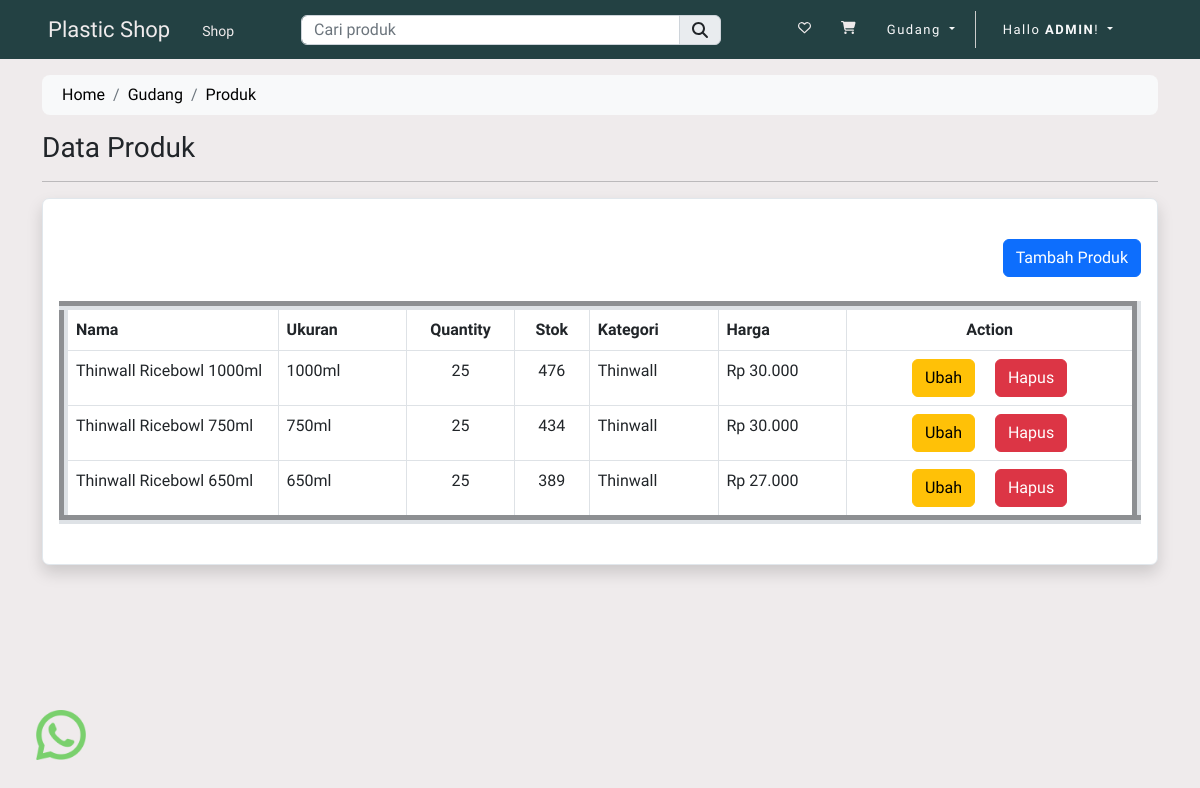
The page /gudang/produk/ (signed in) on the database its author committed.
### store/models.py (models this page shows, shortened)
class Produk(Model):
    kategori = ForeignKey(Kategori, on_delete=CASCADE)
    slug = CharField(max_length=150, null=False, blank=False)
    name = CharField(max_length=150, null=False, blank=False)
    product_image = ImageField(
        upload_to=get_file_path, null=False, blank=False)
    small_description = CharField(max_length=250, null=False, blank=False)
    size = CharField(max_length=25, null=True, blank=True)
    kuantitas = IntegerField(null=True, blank=True)
    stok = IntegerField(null=False, blank=False)
    description = TextField(max_length=500, null=False, blank=False)
    selling_price = FloatField(null=False, blank=False)
    status = BooleanField(
        default=False, help_text="0=default, 1=Hidden")
    trending = BooleanField(
        default=False, help_text="0=default, 1=Trending")
    create_at = DateTimeField(auto_now_add=True)

class Kategori(Model):
    bahan = ForeignKey(Bahan, on_delete=CASCADE)
    slug = CharField(max_length=150, null=False, blank=False)
    name = CharField(max_length=150, null=False, blank=False)
    category_image = ImageField(
        upload_to=get_file_path, null=False, blank=False)
    description = TextField(max_length=500, null=True, blank=True)
    status = BooleanField(
        default=False, help_text="0=default, 1=Hidden")
    trending = BooleanField(
        default=False, help_text="0=default, 1=Trending")
    create_at = DateTimeField(auto_now_add=True)
    def __str__(self):
        return self.name

### store/controller/gudang.py (the view)
# urls.py: path('gudang/produk/', gudang_produk, name="gudang_produk"),
@login_required(login_url='loginpage')
def gudang_produk(request):
    user_agent = request.META.get('HTTP_USER_AGENT', '')
    device_type = parse(user_agent)
    if device_type.is_mobile:
        if device_type.device.family == 'iPhone' or device_type.os.family == 'Android':
            template_name = 'store/mobile/gudang/produk.html'
        else:
            template_name = 'store/mobile/gudang/produk.html'
    elif device_type.is_tablet:
        if device_type.device.family == 'iPad' or device_type.os.family == 'Android':
            template_name = 'store/tablet/gudang/produk.html'
        else:
            template_name = 'store/tablet/gudang/produk.html'
    elif device_type.is_pc:
        if device_type.os.family == 'Mac OS X' or device_type.os.family == 'Windows':
            template_name = 'store/desktop/gudang/produk.html'
        else:
            template_name = 'store/desktop/gudang/produk.html'
    else:
        template_name = 'store/desktop/gudang/produk.html'
    if request.user.is_superuser:
        produk = Produk.objects.all()
        konteks = {
            'produks': produk
        }
        return render(request, template_name, konteks)
    elif request.user.is_staff:
        produk = Produk.objects.all()
        konteks = {
            'produks': produk
        }
        return render(request, template_name, konteks)
    else:
        return render(request, 'store/desktop/forbidden.html')

### store/templates/store/desktop/gudang/produk.html (shortened to what this page needs)
{% extends 'store/desktop/layouts/main.html' %}
{% load static %}
{% load humanize %}
{% block content %}
<div class="container py-3">
    <div class="row">
        <div class="col">
            <nav aria-label="breadcrumb" class="bg-light rounded-3 p-2 mb-3">
                <div class="container">
                    <ol class="breadcrumb mb-0">
                        <li class="breadcrumb-item"><a href="/">Home</a></li>
                        <li class="breadcrumb-item"><a href="{% url 'gudang' %}">Gudang</a></li>
                        <li class="breadcrumb-item active" aria-current="page"><a
                                href="{% url 'gudang_produk' %}">Produk</a>
                    </ol>
                </div>
            </nav>
        </div>
    </div>
    <h3 class="text-left">Data Produk</h3>
    <hr>
    <div class="card shadow">
        <div class="card-body wishdata">
            {% if user.is_superuser %}
            <a href="{% url 'tambah_produk' %}" class=" btn btn-primary my-4 float-end">Tambah Produk</a>
            {% endif %}
            <table class="table table-bordered mt-4 mb-4" border="9">
                <thead class="thead-light">
                    <tr>
                        <th scope="col" style="width: 20%;">Nama</th>
                        <th scope="col" style="width: 12%;">Ukuran</th>
                        <th class="text-center" scope="col" style="width: 10%;">Quantity</th>
                        <th class="text-center" scope="col" style="width: 7%;">Stok</th>
                        <th scope="col" style="width: 12%;">Kategori</th>
                        <th scope="col" style="width: 12%;">Harga</th>
                        <th class="text-center" scope="col" style="width: 27%;">Action</th>
                    </tr>
                </thead>
                <tbody>
                    {% for produk in produks %}
                    <tr>
                        <td>{{ produk.name }}</td>
                        <td>{{ produk.size }}</td>
                        <td class="text-center">{{ produk.kuantitas }}</td>
                        <td class="text-center">{{ produk.stok }}</td>
                        <td>{{ produk.kategori }}</td>
                        <td>Rp {{ produk.selling_price | stringformat:'d' | intcomma }}</td>
                        <td align="center">
                            <a class="btn btn-warning me-3" href="{% url 'ubah_produk' produk.id %}">Ubah</a>
                            {% if user.is_superuser %}
                            <button class="btn btn-danger" data-bs-toggle="modal"
                                data-bs-target="#hapus-{{ produk.id }}">Hapus</button>
                            {% endif %}
                        </td>
                    </tr>
                    {% endfor %}
                </tbody>
            </table>
        </div>
    </div>
</div>
{% endblock content %}

### store/templates/store/desktop/inc/navbar.html (shortened to what this page needs)
<nav class="navbar navbar-expand-sm navbar-dark bg-navbar-cust">
  <div class="collapse navbar-collapse " id="navbarSupportedContent">
    <a class="ms-5 navbar-brand {% if request.resolver_match.url_name == 'home' %}active{% endif %}"
      style="color: #EFEBEC; font-size: 22px;" href="{% url 'home' %}">Plastic Shop</a>
    <ul class="navbar-nav me-auto ms-2 me-auto mt-1">
      <li class="nav-item">
        <a class="nav-link" href="{% url 'collections' %}" style="color: #EFEBEC; font-size: 14px;">Shop</a>
      </li>
    </ul>
  </div>
  <div class="search-bar mt-1">
    <form action="{% url 'searchproduct' %}" method="POST">
      <div class="input-group mb-1">
        <input type="search" required class="form-control search-input" name="productsearch" id="searchproducts"
          placeholder="Cari produk">
        <button type="submit" class="input-group-text search-button"><i
            class="fa fa-search search-logo-button"></i></button>
      </div>
    </form>
  </div>
  <div class="collapse navbar-collapse justify-content-end" id="navbarSupportedContent">
    <ul id="" class="nav navbar-nav navbar-right link-cust">
      {% if user.is_authenticated %}
      <a class="nav-link me-1" href="{% url 'wishlist' %}" style="color: #EFEBEC; font-size: 13px;">
        <i class="far fa-heart"></i></a>
      <a class="nav-link me-1" href="{% url 'cart' %}" style="color: #EFEBEC; font-size: 13px;">
        <i class="fas fa-cart-shopping"></i></a>
      {% endif %}
      {% if user.is_superuser %}
      <li class="nav-item dropdown first-link-cust">
        <a class="nav-link btn btn-transparant dropdown-toggle text-light me-2" href="{% url 'gudang' %}"
          style="font-size: 13px;"> Gudang </a>
      </li>
      {% endif %}
      {% if user.is_authenticated %}
      <div class="dropdown me-5 ms-2">
        <ul class="navbar-nav">
          <li class="nav-item dropdown">
            <a class="nav-link btn btn-transparant dropdown-toggle text-light" href="#" data-bs-toggle="dropdown"
              style="font-size: 13px;"> Hallo
              <strong>{{ user | upper }}</strong>! </a>
          </li>
        </ul>
      </div>
      {% endif %}
    </ul>
  </div>
</nav>

### static/css/style.css (style rules this page uses)
body { background-color: #EFEBEC; }

### static/css/navbar.css (style rules this page uses)
.bg-navbar-cust { background: #234143; }
.link-cust a { color: #01325d; margin: 0 30px 0 10px; letter-spacing: 1.5px; }
.first-link-cust { padding-right: 3px; border-right: solid 1px #ccc; }
.search-bar { width: 35% !important; }
.search-input { height: 30px !important; }
.search-button { height: 30px !important; }

### static/css/card-product.css (style rules this page uses)
.card { border-radius: 7px !important; border-color: #e1e7ec; }

### store/templates/store/desktop/layouts/main.html (style rules this page uses)
* { font-family: 'Viga', sans-serif; }
a { text-decoration: none; color: #000; }

### rows shown on the page
Produk: name "Thinwall Ricebowl 1000ml", size "1000ml", kuantitas "25", stok "476", kategori "Thinwall", selling_price "30.000"
Produk: name "Thinwall Ricebowl 750ml", size "750ml", kuantitas "25", stok "434", kategori "Thinwall", selling_price "30.000"
Produk: name "Thinwall Ricebowl 650ml", size "650ml", kuantitas "25", stok "389", kategori "Thinwall", selling_price "27.000"

### other values the page prints
{{ user | upper }} "ADMIN"
